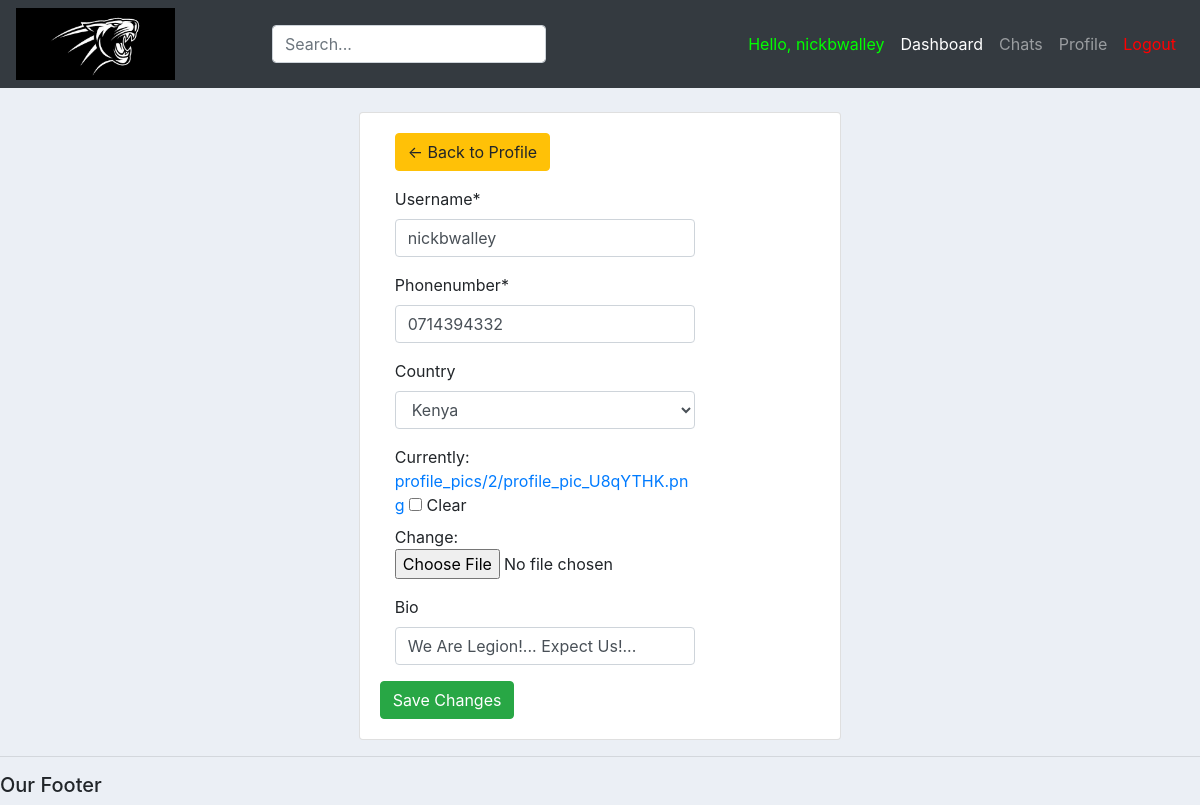
The page /MyProfile/ (signed in) on the database its author committed.
### App1/models.py (models this page shows, shortened)
class user(AbstractBaseUser):
	alphanumeric = RegexValidator(r'^[A-Za-z0-9_.]*$', 'Only Letters, Numbers, Underscores and Periods are allowed!')
	phonenumber = RegexValidator(r'^[0-9]{10,12}$', 'Only Numerical characters are allowed! (Must be 10-12Digits)')
	username		= models.CharField(max_length=30, unique=True, validators=[alphanumeric])
	email 			= models.EmailField(verbose_name="email", max_length=60, unique=True)
	phonenumber 	= models.CharField(max_length=30, unique=True, validators=[phonenumber])
	country 		= models.ForeignKey(Country, on_delete=models.SET_NULL, blank=True, null=True)
	university 		= models.ForeignKey(University, on_delete=models.SET_NULL, null=True)
	course			= models.ForeignKey(Course, on_delete=models.SET_NULL, blank=True, null=True)
	profile_pic 	= models.ImageField(null=True, blank=True, default=get_default_profile_image, upload_to=get_profile_image_filepath)
	bio 			= models.CharField(max_length=40, default="Hey there...", blank=True, null=True)
	date_joined 	= models.DateTimeField(verbose_name='date joined', auto_now_add=True)
	last_login		= models.DateTimeField(verbose_name='last login', auto_now=True)
	hide_email		= models.BooleanField(default=True)
	hide_phonenumber= models.BooleanField(default=True)
	is_active 		= models.BooleanField(default=True)
	is_admin 		= models.BooleanField(default=False)
	is_verified  	= models.BooleanField(default=False)
	is_staff 		= models.BooleanField(default=False)
	is_superuser 	= models.BooleanField(default=False)
	USERNAME_FIELD = 'username'
	REQUIRED_FIELDS = ['email']
	objects = MyAccountManager()

### App1/views.py (the view)
# urls.py: path('MyProfile/', views.my_profile, name='my_profile'),
@login_required(login_url='login') # only allows users who are logged in with correct credentials
def my_profile(request):
	user = request.user
	user_id = request.user.id
	form = update_user_profile(instance=user)
	if request.method == 'POST':
		form = update_user_profile(request.POST, request.FILES,instance=user)
		if form.is_valid:
			form.save()
			return redirect('my_profile')
	context = {'form':form}
	return render(request, 'App1/my_profile.html', context)

### App1/forms.py
class update_user_profile(forms.ModelForm):
	class Meta:
		model = user
		fields = ['username', 'phonenumber', 'country', 'profile_pic', 'bio']
		exclude = ['email', 'university', 'course', 'password1', 'password2']

### App1/models.py (called while the page is built)
    def __str__(self):
        return self.name

### App1/templates/App1/my_profile.html (shortened to what this page needs)
{%  extends 'App1/main.html' %}
{% load static %}
{% block content %}
{% load crispy_forms_tags %}
<br>
<div class="row justify-content-center">
	<div class="col-md-5">
		<div class="card card-body">
			<form method="POST" action="" enctype="multipart/form-data">
              <div class="form-group">
                <div class="col-lg-9">
                  <a class="btn btn-warning" href="{% url 'view' request.user.id %}"> &#8592; Back to Profile</a>
                </div>
              </div>
				      <div class="form-group">
            		<div class="col-lg-9">
              			{{form.username|as_crispy_field }}
            		</div>
          		</div>
              <div class="form-group">
                <div class="col-lg-9">
                    {{form.phonenumber|as_crispy_field }}
                </div>
              </div>
              <div class="form-group">
                <div class="col-lg-9">
                    {{form.country|as_crispy_field }}
                </div>
              </div>
              <div class="form-group">
                <div class="col-lg-9">
                    {{form.profile_pic}}
                </div>
              </div>
              <div class="form-group">
                <div class="col-lg-9">
                    {{form.bio |as_crispy_field}}
                </div>
              </div>
			<input class="btn btn-success" type="submit" name="Update Information" value="Save Changes">
			</form>
		</div>
	</div>
</div>
{% endblock %}

### App1/templates/App1/navbar.html (shortened to what this page needs)
{% load static %}
<nav class="navbar navbar-expand-lg navbar-dark bg-dark">
    <img src="{% static '/images/lionking.png'%}" id="logo" >
    <link rel="stylesheet" href="{% static '/css/main.css' %}">
    <div class="collapse navbar-collapse" id="navbarNav">
      <ul class="navbar-nav mr-auto ml-auto">
        <form class="search-bar justify-content-start">
            <input type="text" class="form-control" name="q" id="id_q_large" placeholder="Search...">
        </form>
      </ul>
      <ul class="navbar-nav ml-auto">
        {% if request.user.is_authenticated %}
        <li class="nav-item">
          <a class="nav-link" style="color: #00ff00;">Hello, {{request.user.username}}</a>
        </li>
        <li class="nav-item active">
          <a class="nav-link" href="{% url 'home' %}">Dashboard</a>
        </li>
        <li class="nav-item">
          <a class="nav-link" href="#">Chats</a>
        </li>
        <li class="nav-item">
          <a class="nav-link" href="{% url 'view' request.user.id %}">Profile</a>
        </li>
        <li class="nav-item">
          <a class="nav-link" href="{% url 'logout' %}" style="color: #ff0000;">Logout</a>
        </li>
      </ul>
        {% endif %}
    </div>
  </nav>

### static/css/main.css (style rules this page uses)
#logo { height: auto; width: auto; max-height: 72px; max-width: 250px; }
body { background-color: #ebeff5; }

### rows shown on the page
user: user.username "nickbwalley", username "nickbwalley", phonenumber "0714394332", country "Kenya", bio "We Are Legion!... Expect Us!..."
